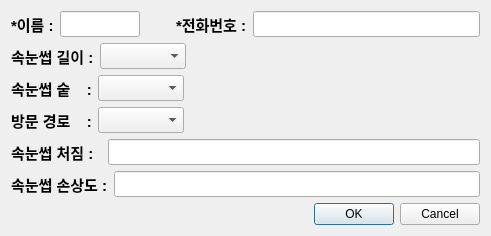
<?xml version="1.0" encoding="UTF-8"?>
<ui version="4.0">
 <class>ClientDialog</class>
 <widget class="QDialog" name="ClientDialog">
  <property name="geometry">
   <rect>
    <x>0</x>
    <y>0</y>
    <width>491</width>
    <height>217</height>
   </rect>
  </property>
  <property name="windowTitle">
   <string>Dialog</string>
  </property>
  <layout class="QVBoxLayout" name="verticalLayout">
   <item>
    <layout class="QHBoxLayout" name="horizontalLayout">
     <item>
      <widget class="QLabel" name="label">
       <property name="font">
        <font>
         <pointsize>11</pointsize>
         <weight>75</weight>
         <bold>true</bold>
        </font>
       </property>
       <property name="text">
        <string>*이름 :</string>
       </property>
      </widget>
     </item>
     <item>
      <widget class="QLineEdit" name="lineEdit_name">
       <property name="sizePolicy">
        <sizepolicy hsizetype="Fixed" vsizetype="Fixed">
         <horstretch>0</horstretch>
         <verstretch>0</verstretch>
        </sizepolicy>
       </property>
       <property name="minimumSize">
        <size>
         <width>80</width>
         <height>0</height>
        </size>
       </property>
       <property name="maximumSize">
        <size>
         <width>10</width>
         <height>16777215</height>
        </size>
       </property>
       <property name="font">
        <font>
         <pointsize>11</pointsize>
         <weight>75</weight>
         <bold>true</bold>
        </font>
       </property>
      </widget>
     </item>
     <item>
      <spacer name="horizontalSpacer">
       <property name="orientation">
        <enum>Qt::Horizontal</enum>
       </property>
       <property name="sizeType">
        <enum>QSizePolicy::Fixed</enum>
       </property>
       <property name="sizeHint" stdset="0">
        <size>
         <width>30</width>
         <height>17</height>
        </size>
       </property>
      </spacer>
     </item>
     <item>
      <widget class="QLabel" name="label_2">
       <property name="font">
        <font>
         <pointsize>11</pointsize>
         <weight>75</weight>
         <bold>true</bold>
        </font>
       </property>
       <property name="text">
        <string>*전화번호 :</string>
       </property>
      </widget>
     </item>
     <item>
      <widget class="QLineEdit" name="lineEdit_phoneNumber">
       <property name="font">
        <font>
         <pointsize>11</pointsize>
         <weight>75</weight>
         <bold>true</bold>
        </font>
       </property>
       <property name="text">
        <string/>
       </property>
      </widget>
     </item>
    </layout>
   </item>
   <item>
    <layout class="QHBoxLayout" name="horizontalLayout_3">
     <item>
      <widget class="QLabel" name="label_4">
       <property name="font">
        <font>
         <pointsize>11</pointsize>
         <weight>75</weight>
         <bold>true</bold>
        </font>
       </property>
       <property name="text">
        <string>속눈썹 길이 :</string>
       </property>
      </widget>
     </item>
     <item>
      <widget class="QComboBox" name="comboBox_length">
       <property name="font">
        <font>
         <pointsize>11</pointsize>
         <weight>75</weight>
         <bold>true</bold>
        </font>
       </property>
      </widget>
     </item>
     <item>
      <spacer name="horizontalSpacer_2">
       <property name="orientation">
        <enum>Qt::Horizontal</enum>
       </property>
       <property name="sizeHint" stdset="0">
        <size>
         <width>78</width>
         <height>17</height>
        </size>
       </property>
      </spacer>
     </item>
    </layout>
   </item>
   <item>
    <layout class="QHBoxLayout" name="horizontalLayout_7">
     <item>
      <widget class="QLabel" name="label_5">
       <property name="font">
        <font>
         <pointsize>11</pointsize>
         <weight>75</weight>
         <bold>true</bold>
        </font>
       </property>
       <property name="text">
        <string>속눈썹 숱    :</string>
       </property>
      </widget>
     </item>
     <item>
      <widget class="QComboBox" name="comboBox_number">
       <property name="font">
        <font>
         <pointsize>11</pointsize>
         <weight>75</weight>
         <bold>true</bold>
        </font>
       </property>
      </widget>
     </item>
     <item>
      <spacer name="horizontalSpacer_5">
       <property name="orientation">
        <enum>Qt::Horizontal</enum>
       </property>
       <property name="sizeHint" stdset="0">
        <size>
         <width>78</width>
         <height>17</height>
        </size>
       </property>
      </spacer>
     </item>
    </layout>
   </item>
   <item>
    <layout class="QHBoxLayout" name="horizontalLayout_2">
     <item>
      <widget class="QLabel" name="label_3">
       <property name="font">
        <font>
         <pointsize>11</pointsize>
         <weight>75</weight>
         <bold>true</bold>
        </font>
       </property>
       <property name="text">
        <string>방문 경로    :</string>
       </property>
      </widget>
     </item>
     <item>
      <widget class="QComboBox" name="comboBox_contact">
       <property name="font">
        <font>
         <pointsize>11</pointsize>
         <weight>75</weight>
         <bold>true</bold>
        </font>
       </property>
      </widget>
     </item>
     <item>
      <spacer name="horizontalSpacer_3">
       <property name="orientation">
        <enum>Qt::Horizontal</enum>
       </property>
       <property name="sizeHint" stdset="0">
        <size>
         <width>75</width>
         <height>14</height>
        </size>
       </property>
      </spacer>
     </item>
    </layout>
   </item>
   <item>
    <layout class="QHBoxLayout" name="horizontalLayout_4">
     <item>
      <widget class="QLabel" name="label_6">
       <property name="font">
        <font>
         <pointsize>11</pointsize>
         <weight>75</weight>
         <bold>true</bold>
        </font>
       </property>
       <property name="text">
        <string>속눈썹 처짐 :  </string>
       </property>
      </widget>
     </item>
     <item>
      <widget class="QLineEdit" name="lineEdit_sag">
       <property name="font">
        <font>
         <pointsize>11</pointsize>
         <weight>75</weight>
         <bold>true</bold>
        </font>
       </property>
      </widget>
     </item>
    </layout>
   </item>
   <item>
    <layout class="QHBoxLayout" name="horizontalLayout_5">
     <item>
      <widget class="QLabel" name="label_7">
       <property name="font">
        <font>
         <pointsize>11</pointsize>
         <weight>75</weight>
         <bold>true</bold>
        </font>
       </property>
       <property name="text">
        <string>속눈썹 손상도 :</string>
       </property>
      </widget>
     </item>
     <item>
      <widget class="QLineEdit" name="lineEdit_damage">
       <property name="font">
        <font>
         <pointsize>11</pointsize>
         <weight>75</weight>
         <bold>true</bold>
        </font>
       </property>
      </widget>
     </item>
    </layout>
   </item>
   <item>
    <layout class="QHBoxLayout" name="horizontalLayout_6">
     <item>
      <spacer name="horizontalSpacer_4">
       <property name="orientation">
        <enum>Qt::Horizontal</enum>
       </property>
       <property name="sizeHint" stdset="0">
        <size>
         <width>40</width>
         <height>20</height>
        </size>
       </property>
      </spacer>
     </item>
     <item>
      <widget class="QPushButton" name="pushButton_OK">
       <property name="text">
        <string>OK</string>
       </property>
      </widget>
     </item>
     <item>
      <widget class="QPushButton" name="pushButton_Cancel">
       <property name="text">
        <string>Cancel</string>
       </property>
      </widget>
     </item>
    </layout>
   </item>
  </layout>
 </widget>
 <resources/>
 <connections/>
</ui>
